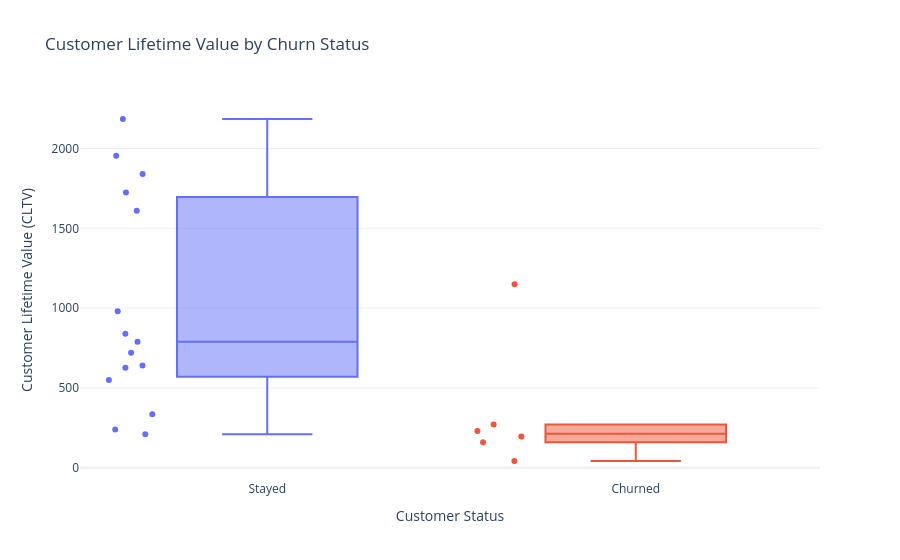

The cell this chart's notebook holds for it:
### Code cell
# Visualize customer lifetime value by churn status

fig = px.box(
    subscription_df,
    x="churned",
    y="cltv",
    color="churned",
    points="all",
    title="Customer Lifetime Value by Churn Status",
    labels={
        "churned": "Customer Status",
        "cltv": "Customer Lifetime Value (CLTV)"
    }
)

fig.update_xaxes(
    tickvals=[0, 1],
    ticktext=["Stayed", "Churned"]
)

fig.update_layout(
    template="plotly_white",
    showlegend=False
)

fig.show()

### Figure 1 — Plotly figure (JSON) as saved in the notebook; plotly's stock layout.template omitted (floating-point values rounded to 4 significant figures)
{"data": [{"alignmentgroup": "True", "boxpoints": "all", "hovertemplate": "Customer Status=%{x}<br>Customer Lifetime Value (CLTV)=%{y}<extra></extra>", "legendgroup": "0", "marker": {"color": "#636efa"}, "name": "0", "notched": false, "offsetgroup": "0", "orientation": "v", "showlegend": true, "type": "box", "x": [0, 0, 0, 0, 0, 0, 0, 0, 0, 0, 0, 0, 0, 0, 0], "x0": " ", "xaxis": "x", "y": [627, 210, 1725, 720, 1840, 240, 335, 1610, 980, 2185, 640, 550, 840, 1955, 790], "y0": " ", "yaxis": "y"}, {"alignmentgroup": "True", "boxpoints": "all", "hovertemplate": "Customer Status=%{x}<br>Customer Lifetime Value (CLTV)=%{y}<extra></extra>", "legendgroup": "1", "marker": {"color": "#EF553B"}, "name": "1", "notched": false, "offsetgroup": "1", "orientation": "v", "showlegend": true, "type": "box", "x": [1, 1, 1, 1, 1, 1], "x0": " ", "xaxis": "x", "y": [1150, 195, 230, 270, 160, 42], "y0": " ", "yaxis": "y"}], "layout": {"boxmode": "overlay", "legend": {"title": {"text": "Customer Status"}, "tracegroupgap": 0}, "showlegend": false, "title": {"text": "Customer Lifetime Value by Churn Status"}, "xaxis": {"anchor": "y", "categoryarray": [0, 1], "categoryorder": "array", "domain": [0, 1], "ticktext": ["Stayed", "Churned"], "tickvals": [0, 1], "title": {"text": "Customer Status"}}, "yaxis": {"anchor": "x", "domain": [0, 1], "title": {"text": "Customer Lifetime Value (CLTV)"}}}}
